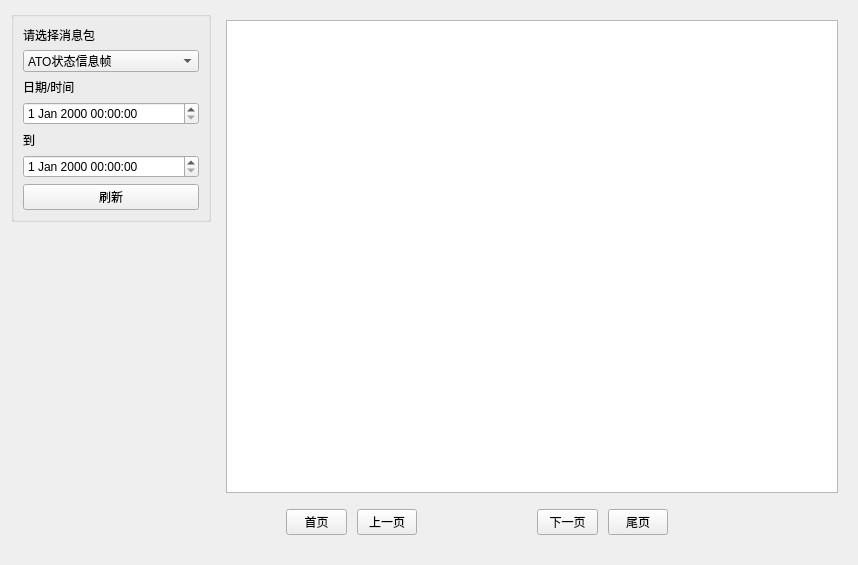
<?xml version="1.0" encoding="UTF-8"?>
<ui version="4.0">
 <class>VobcMonitorATS</class>
 <widget class="QWidget" name="VobcMonitorATS">
  <property name="geometry">
   <rect>
    <x>0</x>
    <y>0</y>
    <width>858</width>
    <height>565</height>
   </rect>
  </property>
  <property name="windowTitle">
   <string>Form</string>
  </property>
  <layout class="QHBoxLayout" name="horizontalLayout_2">
   <item>
    <layout class="QVBoxLayout" name="verticalLayout">
     <item>
      <widget class="QGroupBox" name="groupBox">
       <property name="minimumSize">
        <size>
         <width>200</width>
         <height>0</height>
        </size>
       </property>
       <property name="title">
        <string/>
       </property>
       <layout class="QVBoxLayout" name="verticalLayout_3">
        <item>
         <widget class="QLabel" name="label">
          <property name="text">
           <string>请选择消息包</string>
          </property>
         </widget>
        </item>
        <item>
         <widget class="QComboBox" name="packageComboBox">
          <item>
           <property name="text">
            <string>ATO状态信息帧</string>
           </property>
          </item>
          <item>
           <property name="text">
            <string>列车信息帧</string>
           </property>
          </item>
          <item>
           <property name="text">
            <string>车载设备报警信息帧</string>
           </property>
          </item>
          <item>
           <property name="text">
            <string>车载设备日检状态信息帧</string>
           </property>
          </item>
         </widget>
        </item>
        <item>
         <widget class="QLabel" name="label_3">
          <property name="text">
           <string>日期/时间</string>
          </property>
         </widget>
        </item>
        <item>
         <widget class="QDateTimeEdit" name="dateTimeEdit"/>
        </item>
        <item>
         <widget class="QLabel" name="label_2">
          <property name="text">
           <string>到</string>
          </property>
         </widget>
        </item>
        <item>
         <widget class="QDateTimeEdit" name="dateTimeEdit_2"/>
        </item>
        <item>
         <widget class="QPushButton" name="findButton">
          <property name="text">
           <string>刷新</string>
          </property>
         </widget>
        </item>
       </layout>
      </widget>
     </item>
     <item>
      <spacer name="verticalSpacer">
       <property name="orientation">
        <enum>Qt::Vertical</enum>
       </property>
       <property name="sizeHint" stdset="0">
        <size>
         <width>20</width>
         <height>40</height>
        </size>
       </property>
      </spacer>
     </item>
    </layout>
   </item>
   <item>
    <widget class="QWidget" name="widget" native="true">
     <layout class="QVBoxLayout" name="verticalLayout_2">
      <item>
       <widget class="QTableView" name="tableView">
        <property name="autoScroll">
         <bool>true</bool>
        </property>
       </widget>
      </item>
      <item>
       <layout class="QHBoxLayout" name="horizontalLayout" stretch="1,1,2,1,1,2">
        <property name="spacing">
         <number>10</number>
        </property>
        <property name="leftMargin">
         <number>60</number>
        </property>
        <property name="topMargin">
         <number>10</number>
        </property>
        <property name="rightMargin">
         <number>60</number>
        </property>
        <property name="bottomMargin">
         <number>10</number>
        </property>
        <item>
         <widget class="QPushButton" name="firstButton">
          <property name="sizePolicy">
           <sizepolicy hsizetype="Fixed" vsizetype="Fixed">
            <horstretch>0</horstretch>
            <verstretch>0</verstretch>
           </sizepolicy>
          </property>
          <property name="minimumSize">
           <size>
            <width>50</width>
            <height>0</height>
           </size>
          </property>
          <property name="text">
           <string>首页</string>
          </property>
         </widget>
        </item>
        <item>
         <widget class="QPushButton" name="perviousButton">
          <property name="sizePolicy">
           <sizepolicy hsizetype="Fixed" vsizetype="Fixed">
            <horstretch>0</horstretch>
            <verstretch>0</verstretch>
           </sizepolicy>
          </property>
          <property name="minimumSize">
           <size>
            <width>50</width>
            <height>0</height>
           </size>
          </property>
          <property name="text">
           <string>上一页</string>
          </property>
         </widget>
        </item>
        <item>
         <widget class="QLabel" name="pageLabel">
          <property name="sizePolicy">
           <sizepolicy hsizetype="Fixed" vsizetype="Preferred">
            <horstretch>0</horstretch>
            <verstretch>0</verstretch>
           </sizepolicy>
          </property>
          <property name="minimumSize">
           <size>
            <width>100</width>
            <height>0</height>
           </size>
          </property>
          <property name="text">
           <string/>
          </property>
          <property name="alignment">
           <set>Qt::AlignRight|Qt::AlignTrailing|Qt::AlignVCenter</set>
          </property>
         </widget>
        </item>
        <item>
         <widget class="QPushButton" name="nextButton">
          <property name="sizePolicy">
           <sizepolicy hsizetype="Fixed" vsizetype="Fixed">
            <horstretch>0</horstretch>
            <verstretch>0</verstretch>
           </sizepolicy>
          </property>
          <property name="minimumSize">
           <size>
            <width>50</width>
            <height>0</height>
           </size>
          </property>
          <property name="text">
           <string>下一页</string>
          </property>
         </widget>
        </item>
        <item>
         <widget class="QPushButton" name="lastButton">
          <property name="sizePolicy">
           <sizepolicy hsizetype="Fixed" vsizetype="Fixed">
            <horstretch>0</horstretch>
            <verstretch>0</verstretch>
           </sizepolicy>
          </property>
          <property name="minimumSize">
           <size>
            <width>50</width>
            <height>0</height>
           </size>
          </property>
          <property name="text">
           <string>尾页</string>
          </property>
         </widget>
        </item>
        <item>
         <widget class="QLabel" name="totalLabel">
          <property name="sizePolicy">
           <sizepolicy hsizetype="Fixed" vsizetype="Preferred">
            <horstretch>0</horstretch>
            <verstretch>0</verstretch>
           </sizepolicy>
          </property>
          <property name="minimumSize">
           <size>
            <width>100</width>
            <height>0</height>
           </size>
          </property>
          <property name="text">
           <string/>
          </property>
          <property name="alignment">
           <set>Qt::AlignRight|Qt::AlignTrailing|Qt::AlignVCenter</set>
          </property>
         </widget>
        </item>
       </layout>
      </item>
     </layout>
    </widget>
   </item>
  </layout>
 </widget>
 <resources/>
 <connections/>
</ui>
